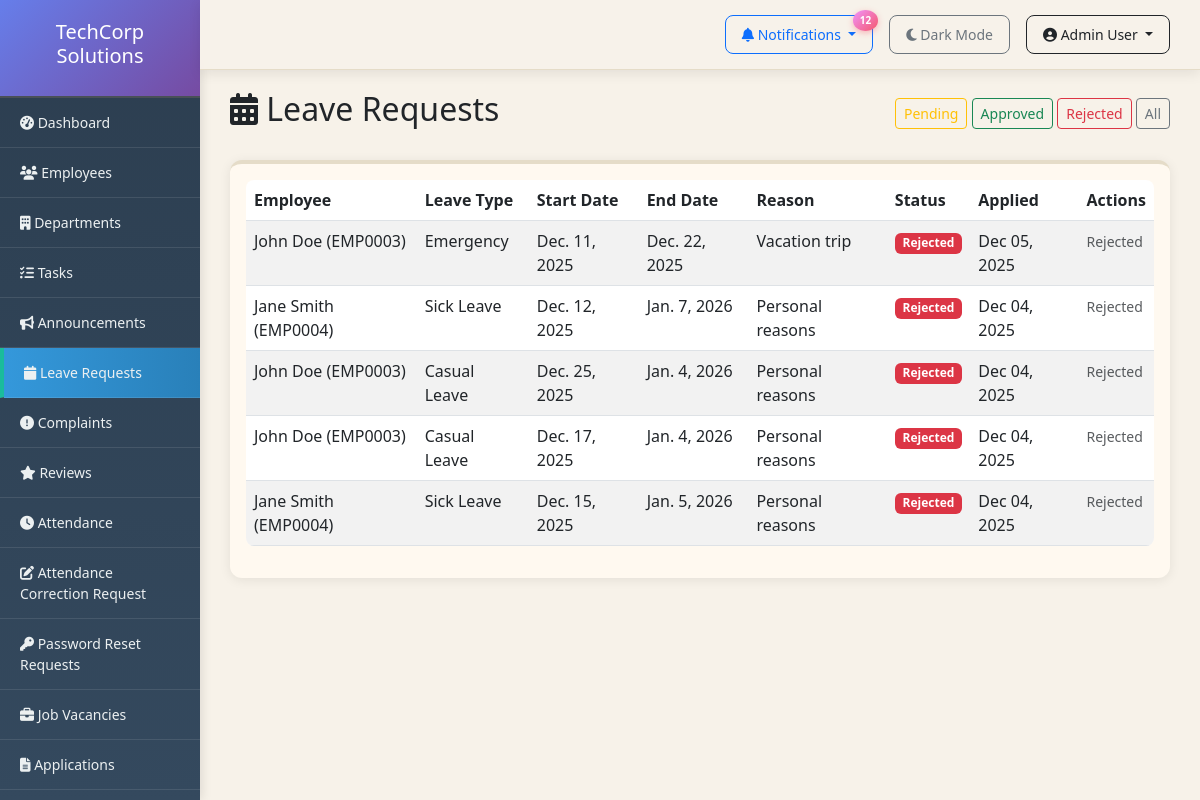
The page /admin-panel/leaves/?status=rejected (signed in) on the database its author committed.
### employees/models.py (models this page shows, shortened)
class Leave(models.Model):
    STATUS_CHOICES = [
        ('pending', 'Pending'),
        ('approved', 'Approved'),
        ('rejected', 'Rejected'),
        ('cancelled', 'Cancelled'),
    ]
    LEAVE_TYPES = [
        ('sick', 'Sick Leave'),
        ('casual', 'Casual Leave'),
        ('vacation', 'Vacation'),
        ('emergency', 'Emergency'),
    ]
    employee = models.ForeignKey(Employee, on_delete=models.CASCADE)
    leave_type = models.CharField(max_length=20, choices=LEAVE_TYPES)
    start_date = models.DateField()
    end_date = models.DateField()
    reason = models.TextField()
    status = models.CharField(max_length=20, choices=STATUS_CHOICES, default='pending')
    applied_at = models.DateTimeField(auto_now_add=True)
    reviewed_by = models.ForeignKey(User, on_delete=models.SET_NULL, null=True, blank=True, related_name='reviewed_leaves')
    reviewed_at = models.DateTimeField(null=True, blank=True)
    admin_remarks = models.TextField(blank=True)

class Employee(models.Model):
    user = models.OneToOneField(User, on_delete=models.CASCADE)
    employee_id = models.CharField(max_length=20, unique=True)
    department = models.ForeignKey(Department, on_delete=models.SET_NULL, null=True)
    role = models.ForeignKey(Role, on_delete=models.SET_NULL, null=True)
    phone = models.CharField(max_length=15)
    date_of_birth = models.DateField(null=True, blank=True)
    date_joined = models.DateField(default=timezone.now)
    address = models.TextField(blank=True)
    profile_picture = models.ImageField(upload_to='profiles/', blank=True)
    position = models.CharField(max_length=100, blank=True)
    is_manager = models.BooleanField(default=False)
    salary = models.DecimalField(max_digits=10, decimal_places=2, null=True, blank=True)
    theme_preference = models.CharField(max_length=10, choices=[('light', 'Light'), ('dark', 'Dark')], default='light')
    def __str__(self):
        return f"{self.user.get_full_name()} ({self.employee_id})"

### employees/views.py (the view)
# urls.py: path('admin-panel/leaves/', views.leave_requests, name='leave_requests'),
@login_required
@user_passes_test(is_admin)
def leave_requests(request):
    status_filter = request.GET.get('status', 'pending')
    if status_filter == 'all':
        leaves = Leave.objects.select_related('employee').all().order_by('-applied_at')
    else:
        leaves = Leave.objects.select_related('employee').filter(status=status_filter).order_by('-applied_at')
    return render(request, 'admin/leave_requests.html', {'leaves': leaves, 'status_filter': status_filter})

### employees/context_processors.py (called while the page is built)
def notifications(request):
    context = {
        'pending_count': 0,
        'leave_count': 0,
        'correction_count': 0,
        'password_reset_count': 0,
    }
    if request.user.is_authenticated and request.user.is_staff:
        leave_count = Leave.objects.filter(status='pending').count()
        correction_count = AttendanceCorrection.objects.filter(status='pending').count()
        password_reset_count = PasswordResetRequest.objects.filter(status='pending').count()
        context.update({
            'leave_count': leave_count,
            'correction_count': correction_count,
            'password_reset_count': password_reset_count,
            'pending_count': leave_count + correction_count + password_reset_count,
        })
    return context

### employees/views.py (called while the page is built)
def is_admin(user):
    return user.is_staff or user.is_superuser

### employees/templates/admin/leave_requests.html (shortened to what this page needs)
{% extends 'base.html' %}
{% block content %}
<div class="d-flex justify-content-between align-items-center mb-4">
    <h2><i class="fas fa-calendar-alt"></i> Leave Requests</h2>
    <div>
        <a href="?status=pending" class="btn btn-outline-warning btn-sm">Pending</a>
        <a href="?status=approved" class="btn btn-outline-success btn-sm">Approved</a>
        <a href="?status=rejected" class="btn btn-outline-danger btn-sm">Rejected</a>
        <a href="?status=all" class="btn btn-outline-secondary btn-sm">All</a>
    </div>
</div>
<div class="card">
    <div class="card-body">
        {% if leaves %}
            <div class="table-responsive">
                <table class="table table-striped">
                    <thead>
                        <tr>
                            <th>Employee</th>
                            <th>Leave Type</th>
                            <th>Start Date</th>
                            <th>End Date</th>
                            <th>Reason</th>
                            <th>Status</th>
                            <th>Applied</th>
                            <th>Actions</th>
                        </tr>
                    </thead>
                    <tbody>
                        {% for leave in leaves %}
                        <tr>
                            <td>{{ leave.employee }}</td>
                            <td>{{ leave.get_leave_type_display }}</td>
                            <td>{{ leave.start_date }}</td>
                            <td>{{ leave.end_date }}</td>
                            <td>{{ leave.reason|truncatechars:50 }}</td>
                            <td>
                                <span class="badge bg-{% if leave.status == 'approved' %}success{% elif leave.status == 'rejected' %}danger{% else %}warning{% endif %}">
                                    {{ leave.get_status_display }}
                                </span>
                            </td>
                            <td>{{ leave.applied_at|date:"M d, Y" }}</td>
                            <td>
                                {% if leave.status == 'pending' %}
                                <a href="{% url 'leave_approve' leave.pk %}" class="btn btn-sm btn-success approve-btn">Approve</a>
                                <a href="{% url 'leave_reject' leave.pk %}" class="btn btn-sm btn-warning reject-btn">Reject</a>
                                {% else %}
                                <small class="text-muted">{{ leave.get_status_display }}</small>
                                {% endif %}
                            </td>
                        </tr>
                        {% endfor %}
                    </tbody>
                </table>
            </div>
        {% else %}
            <p class="text-muted text-center">No leave requests found.</p>
        {% endif %}
    </div>
</div>
{% endblock %}

### employees/templates/base.html (shortened to what this page needs)
<!DOCTYPE html>
<html lang="en">
<head>
    <link href="https://cdn.jsdelivr.net/npm/bootstrap@5.3.0/dist/css/bootstrap.min.css" rel="stylesheet">
    <link rel="stylesheet" href="https://cdnjs.cloudflare.com/ajax/libs/font-awesome/6.4.0/css/all.min.css">
</head>
<body>
    <nav class="top-navbar d-flex justify-content-end align-items-center">
        {% if user.is_staff %}
        <div class="dropdown me-3">
            <button class="btn btn-sm btn-outline-primary dropdown-toggle" type="button" data-bs-toggle="dropdown">
                <i class="fas fa-bell"></i> Notifications
                {% if pending_count > 0 %}
                <span class="notification-badge">{{ pending_count }}</span>
                {% endif %}
            </button>
        </div>
        {% endif %}
        <a href="{% url 'toggle_theme' %}" class="btn btn-sm btn-outline-secondary me-3">
            {% if user.is_authenticated and user.employee.theme_preference == 'dark' %}
                <i class="fas fa-sun"></i> Light Mode
            {% else %}
                <i class="fas fa-moon"></i> Dark Mode
            {% endif %}
        </a>
        <div class="dropdown">
            <button class="btn btn-sm btn-outline-dark dropdown-toggle" type="button" data-bs-toggle="dropdown">
                <i class="fas fa-user-circle"></i> {{ user.get_full_name|default:user.username }}
            </button>
        </div>
    </nav>
    <div class="container-fluid">
        <div class="row">
            <div class="col-md-2 sidebar">
                <div class="logo-header">
                    <h5>TechCorp Solutions</h5>
                </div>
                {% if user.is_staff %}
                <a href="{% url 'admin_dashboard' %}"><i class="fas fa-tachometer-alt"></i> Dashboard</a>
                <a href="{% url 'employee_list' %}"><i class="fas fa-users"></i> Employees</a>
                <a href="{% url 'department_list' %}"><i class="fas fa-building"></i> Departments</a>
                <a href="{% url 'task_list' %}"><i class="fas fa-tasks"></i> Tasks</a>
                <a href="{% url 'announcement_list' %}"><i class="fas fa-bullhorn"></i> Announcements</a>
                <a href="{% url 'leave_requests' %}"><i class="fas fa-calendar"></i> Leave Requests</a>
                <a href="{% url 'complaint_list' %}"><i class="fas fa-exclamation-circle"></i> Complaints</a>
                <a href="{% url 'review_list' %}"><i class="fas fa-star"></i> Reviews</a>
                <a href="{% url 'admin_attendance_list' %}"><i class="fas fa-clock"></i> Attendance</a>
                <a href="{% url 'admin_correction_list' %}"><i class="fas fa-edit"></i> Attendance Correction Request</a>
                <a href="{% url 'admin_password_reset_list' %}"><i class="fas fa-key"></i> Password Reset Requests</a>
                <a href="{% url 'vacancy_list' %}"><i class="fas fa-briefcase"></i> Job Vacancies</a>
                <a href="{% url 'application_list' %}"><i class="fas fa-file-alt"></i> Applications</a>
                <a href="{% url 'admin_salary_management' %}"> Salary Management</a>
                {% endif %}
            </div>
            <div class="col-md-10 content">
                {% block content %}{% endblock %}
            </div>
        </div>
    </div>
</body>
</html>

### employees/templates/base.html (style rules this page uses)
* { transition: background-color 0.3s ease, color 0.3s ease; }
body { font-family: 'Segoe UI', Tahoma, Geneva, Verdana, sans-serif; }
.sidebar { position: fixed; top: 0; left: 0; height: 100vh; overflow-y: auto; background: linear-gradient(180deg, #2c3e50 0%, #34495e 100%) !important; padding: 0; width: 16.666667%; box-shadow: 2px 0 10px rgba(0,0,0,0.1); }
.sidebar a { color: #ecf0f1 !important; text-decoration: none; padding: 14px 20px; display: block; border-bottom: 1px solid rgba(255,255,255,0.1); transition: all 0.3s ease; font-size: 14px; }
.sidebar a.active { background: linear-gradient(90deg, #3498db 0%, #2980b9 100%) !important; border-left: 4px solid #1abc9c; padding-left: 20px; }
.sidebar .logo-header { background: linear-gradient(135deg, #667eea 0%, #764ba2 100%) !important; color: white !important; }
.content { padding: 30px; margin-top: 60px; margin-left: 16.666667%; background: #F7F2E9; min-height: calc(100vh - 60px); }
.card { background: #FFF9F0; backdrop-filter: blur(10px); border: none; border-top: 4px solid #E5DCC8; border-radius: 12px; box-shadow: 0 2px 12px rgba(0, 0, 0, 0.08); transition: transform 0.3s ease, box-shadow 0.3s ease; }
.logo-header { background: #2c3e50; color: white; padding: 20px; text-align: center; border-bottom: 2px solid #495057; }
.top-navbar { position: fixed; top: 0; right: 0; left: 16.666667%; z-index: 1000; background: rgba(247, 242, 233, 0.95); border-bottom: 1px solid #E5DCC8; padding: 15px 30px; box-shadow: 0 4px 12px rgba(0,0,0,0.08); backdrop-filter: blur(20px); }
.top-navbar .btn { border-radius: 8px; padding: 8px 16px; font-weight: 500; transition: all 0.3s ease; }
.notification-badge { position: absolute; top: -5px; right: -5px; background: linear-gradient(135deg, #f093fb 0%, #f5576c 100%); color: white; border-radius: 50%; padding: 3px 7px; font-size: 10px; font-weight: bold; box-shadow: 0 2px 6px rgba(245, 87, 108, 0.4); animation: pulse 2s infinite; }
.table { border-radius: 8px; overflow: hidden; }

### rows shown on the page
Leave: employee "John Doe (EMP0003)", leave_type "Emergency", start_date "Dec. 11, 2025", end_date "Dec. 22, 2025", reason "Vacation trip", status "Rejected", applied_at "Dec 05, 2025"
Leave: employee "Jane Smith (EMP0004)", leave_type "Sick Leave", start_date "Dec. 12, 2025", end_date "Jan. 7, 2026", reason "Personal reasons", status "Rejected", applied_at "Dec 04, 2025"
Leave: employee "John Doe (EMP0003)", leave_type "Casual Leave", start_date "Dec. 25, 2025", end_date "Jan. 4, 2026", reason "Personal reasons", status "Rejected", applied_at "Dec 04, 2025"
Leave: employee "John Doe (EMP0003)", leave_type "Casual Leave", start_date "Dec. 17, 2025", end_date "Jan. 4, 2026", reason "Personal reasons", status "Rejected", applied_at "Dec 04, 2025"
Leave: employee "Jane Smith (EMP0004)", leave_type "Sick Leave", start_date "Dec. 15, 2025", end_date "Jan. 5, 2026", reason "Personal reasons", status "Rejected", applied_at "Dec 04, 2025"

### other values the page prints
{{ pending_count }} "12"
{{ user.get_full_name|default:user.username }} "Admin User"
